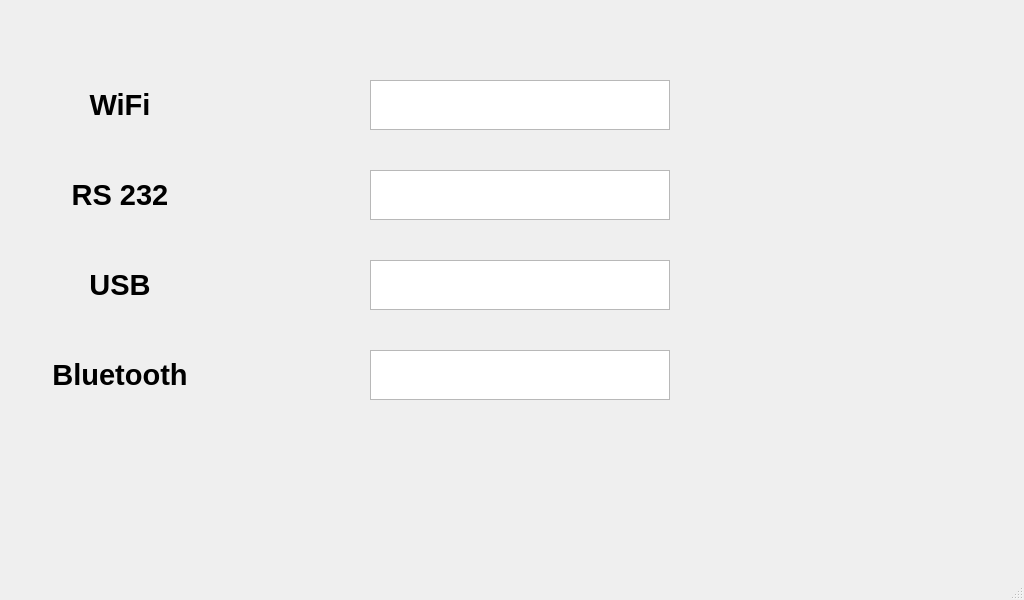
<?xml version="1.0" encoding="UTF-8"?>
<ui version="4.0">
 <class>About</class>
 <widget class="QMainWindow" name="About">
  <property name="geometry">
   <rect>
    <x>0</x>
    <y>0</y>
    <width>1024</width>
    <height>600</height>
   </rect>
  </property>
  <property name="windowTitle">
   <string>MainWindow</string>
  </property>
  <widget class="QWidget" name="centralwidget">
   <widget class="QLabel" name="label">
    <property name="geometry">
     <rect>
      <x>-40</x>
      <y>0</y>
      <width>1024</width>
      <height>600</height>
     </rect>
    </property>
    <property name="text">
     <string/>
    </property>
    <property name="pixmap">
     <pixmap>pics/Standby.png</pixmap>
    </property>
    <property name="scaledContents">
     <bool>true</bool>
    </property>
   </widget>
   <widget class="QLabel" name="label_2">
    <property name="geometry">
     <rect>
      <x>20</x>
      <y>260</y>
      <width>200</width>
      <height>50</height>
     </rect>
    </property>
    <property name="text">
     <string>&lt;html&gt;&lt;head/&gt;&lt;body&gt;&lt;p align=&quot;center&quot;&gt;&lt;span style=&quot; font-size:22pt; font-weight:600;&quot;&gt;USB&lt;/span&gt;&lt;/p&gt;&lt;/body&gt;&lt;/html&gt;</string>
    </property>
    <property name="scaledContents">
     <bool>true</bool>
    </property>
   </widget>
   <widget class="QLabel" name="label_3">
    <property name="geometry">
     <rect>
      <x>20</x>
      <y>80</y>
      <width>200</width>
      <height>50</height>
     </rect>
    </property>
    <property name="text">
     <string>&lt;html&gt;&lt;head/&gt;&lt;body&gt;&lt;p align=&quot;center&quot;&gt;&lt;span style=&quot; font-size:22pt; font-weight:600;&quot;&gt;WiFi&lt;/span&gt;&lt;/p&gt;&lt;/body&gt;&lt;/html&gt;</string>
    </property>
    <property name="scaledContents">
     <bool>true</bool>
    </property>
   </widget>
   <widget class="QLabel" name="label_4">
    <property name="geometry">
     <rect>
      <x>20</x>
      <y>170</y>
      <width>200</width>
      <height>50</height>
     </rect>
    </property>
    <property name="text">
     <string>&lt;html&gt;&lt;head/&gt;&lt;body&gt;&lt;p align=&quot;center&quot;&gt;&lt;span style=&quot; font-size:22pt; font-weight:600;&quot;&gt;RS 232&lt;/span&gt;&lt;/p&gt;&lt;/body&gt;&lt;/html&gt;</string>
    </property>
    <property name="scaledContents">
     <bool>true</bool>
    </property>
   </widget>
   <widget class="QTextEdit" name="textEdit">
    <property name="geometry">
     <rect>
      <x>370</x>
      <y>260</y>
      <width>300</width>
      <height>50</height>
     </rect>
    </property>
    <property name="font">
     <font>
      <pointsize>16</pointsize>
      <bold>true</bold>
     </font>
    </property>
    <property name="readOnly">
     <bool>true</bool>
    </property>
   </widget>
   <widget class="QTextEdit" name="textEdit_2">
    <property name="geometry">
     <rect>
      <x>370</x>
      <y>80</y>
      <width>300</width>
      <height>50</height>
     </rect>
    </property>
    <property name="font">
     <font>
      <pointsize>16</pointsize>
      <bold>true</bold>
     </font>
    </property>
    <property name="readOnly">
     <bool>true</bool>
    </property>
   </widget>
   <widget class="QTextEdit" name="textEdit_3">
    <property name="geometry">
     <rect>
      <x>370</x>
      <y>170</y>
      <width>300</width>
      <height>50</height>
     </rect>
    </property>
    <property name="font">
     <font>
      <pointsize>16</pointsize>
      <bold>true</bold>
     </font>
    </property>
    <property name="readOnly">
     <bool>true</bool>
    </property>
   </widget>
   <widget class="QPushButton" name="back">
    <property name="geometry">
     <rect>
      <x>80</x>
      <y>430</y>
      <width>100</width>
      <height>100</height>
     </rect>
    </property>
    <property name="text">
     <string/>
    </property>
    <property name="icon">
     <iconset>
      <normaloff>pics/1 (400 × 400 px).png</normaloff>pics/1 (400 × 400 px).png</iconset>
    </property>
    <property name="iconSize">
     <size>
      <width>100</width>
      <height>100</height>
     </size>
    </property>
    <property name="flat">
     <bool>true</bool>
    </property>
   </widget>
   <widget class="QTextEdit" name="date">
    <property name="enabled">
     <bool>true</bool>
    </property>
    <property name="geometry">
     <rect>
      <x>20</x>
      <y>30</y>
      <width>200</width>
      <height>40</height>
     </rect>
    </property>
    <property name="palette">
     <palette>
      <active>
       <colorrole role="Base">
        <brush brushstyle="SolidPattern">
         <color alpha="0">
          <red>255</red>
          <green>255</green>
          <blue>255</blue>
         </color>
        </brush>
       </colorrole>
      </active>
      <inactive>
       <colorrole role="Base">
        <brush brushstyle="SolidPattern">
         <color alpha="0">
          <red>255</red>
          <green>255</green>
          <blue>255</blue>
         </color>
        </brush>
       </colorrole>
      </inactive>
      <disabled>
       <colorrole role="Base">
        <brush brushstyle="SolidPattern">
         <color alpha="255">
          <red>240</red>
          <green>240</green>
          <blue>240</blue>
         </color>
        </brush>
       </colorrole>
      </disabled>
     </palette>
    </property>
    <property name="font">
     <font>
      <pointsize>16</pointsize>
      <bold>true</bold>
     </font>
    </property>
    <property name="frameShape">
     <enum>QFrame::NoFrame</enum>
    </property>
    <property name="readOnly">
     <bool>true</bool>
    </property>
   </widget>
   <widget class="QTextEdit" name="time">
    <property name="geometry">
     <rect>
      <x>810</x>
      <y>30</y>
      <width>160</width>
      <height>40</height>
     </rect>
    </property>
    <property name="palette">
     <palette>
      <active>
       <colorrole role="Base">
        <brush brushstyle="SolidPattern">
         <color alpha="0">
          <red>255</red>
          <green>255</green>
          <blue>255</blue>
         </color>
        </brush>
       </colorrole>
      </active>
      <inactive>
       <colorrole role="Base">
        <brush brushstyle="SolidPattern">
         <color alpha="0">
          <red>255</red>
          <green>255</green>
          <blue>255</blue>
         </color>
        </brush>
       </colorrole>
      </inactive>
      <disabled>
       <colorrole role="Base">
        <brush brushstyle="SolidPattern">
         <color alpha="255">
          <red>240</red>
          <green>240</green>
          <blue>240</blue>
         </color>
        </brush>
       </colorrole>
      </disabled>
     </palette>
    </property>
    <property name="font">
     <font>
      <pointsize>16</pointsize>
      <bold>true</bold>
     </font>
    </property>
    <property name="frameShape">
     <enum>QFrame::NoFrame</enum>
    </property>
    <property name="readOnly">
     <bool>true</bool>
    </property>
   </widget>
   <widget class="QTextEdit" name="textEdit_4">
    <property name="geometry">
     <rect>
      <x>370</x>
      <y>350</y>
      <width>300</width>
      <height>50</height>
     </rect>
    </property>
    <property name="font">
     <font>
      <pointsize>16</pointsize>
      <bold>true</bold>
     </font>
    </property>
    <property name="readOnly">
     <bool>true</bool>
    </property>
   </widget>
   <widget class="QLabel" name="label_5">
    <property name="geometry">
     <rect>
      <x>20</x>
      <y>350</y>
      <width>200</width>
      <height>50</height>
     </rect>
    </property>
    <property name="text">
     <string>&lt;html&gt;&lt;head/&gt;&lt;body&gt;&lt;p align=&quot;center&quot;&gt;&lt;span style=&quot; font-size:22pt; font-weight:600;&quot;&gt;Bluetooth&lt;/span&gt;&lt;/p&gt;&lt;/body&gt;&lt;/html&gt;</string>
    </property>
    <property name="scaledContents">
     <bool>true</bool>
    </property>
   </widget>
   <widget class="QLabel" name="wifi">
    <property name="geometry">
     <rect>
      <x>370</x>
      <y>80</y>
      <width>300</width>
      <height>50</height>
     </rect>
    </property>
    <property name="text">
     <string>&lt;html&gt;&lt;head/&gt;&lt;body&gt;&lt;p align=&quot;center&quot;&gt;&lt;br/&gt;&lt;/p&gt;&lt;/body&gt;&lt;/html&gt;</string>
    </property>
    <property name="scaledContents">
     <bool>true</bool>
    </property>
   </widget>
   <widget class="QLabel" name="rs232">
    <property name="geometry">
     <rect>
      <x>370</x>
      <y>170</y>
      <width>300</width>
      <height>50</height>
     </rect>
    </property>
    <property name="text">
     <string>&lt;html&gt;&lt;head/&gt;&lt;body&gt;&lt;p align=&quot;center&quot;&gt;&lt;br/&gt;&lt;/p&gt;&lt;/body&gt;&lt;/html&gt;</string>
    </property>
    <property name="scaledContents">
     <bool>true</bool>
    </property>
   </widget>
   <widget class="QLabel" name="usb">
    <property name="geometry">
     <rect>
      <x>370</x>
      <y>260</y>
      <width>300</width>
      <height>50</height>
     </rect>
    </property>
    <property name="text">
     <string>&lt;html&gt;&lt;head/&gt;&lt;body&gt;&lt;p align=&quot;center&quot;&gt;&lt;br/&gt;&lt;/p&gt;&lt;/body&gt;&lt;/html&gt;</string>
    </property>
    <property name="scaledContents">
     <bool>true</bool>
    </property>
   </widget>
   <widget class="QLabel" name="bluetooth">
    <property name="geometry">
     <rect>
      <x>370</x>
      <y>350</y>
      <width>300</width>
      <height>50</height>
     </rect>
    </property>
    <property name="text">
     <string>&lt;html&gt;&lt;head/&gt;&lt;body&gt;&lt;p align=&quot;center&quot;&gt;&lt;br/&gt;&lt;/p&gt;&lt;/body&gt;&lt;/html&gt;</string>
    </property>
    <property name="scaledContents">
     <bool>true</bool>
    </property>
   </widget>
  </widget>
  <widget class="QMenuBar" name="menubar">
   <property name="geometry">
    <rect>
     <x>0</x>
     <y>0</y>
     <width>1024</width>
     <height>17</height>
    </rect>
   </property>
  </widget>
  <widget class="QStatusBar" name="statusbar"/>
 </widget>
 <resources/>
 <connections/>
</ui>
